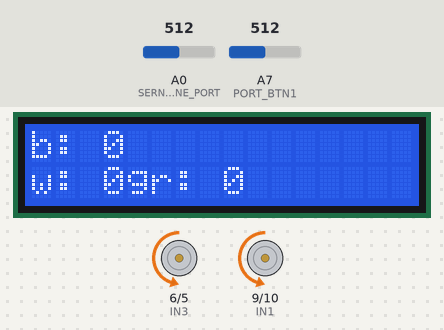
Simulated run of this sketch. Board: Arduino Nano, built with avr-gcc and run on an emulated ATmega328P. Parts: 16×2 character LCD, motor-driver pin pairs drawn as motors (green arrow = first pin HIGH = forward, orange = second pin HIGH = backward, longer = more drive). The test bench sets the inputs (shaded band); at power-on: A0 (SERNSOR_LINE_PORT) = 512, A7 (PORT_BTN1) = 512.

Above: at 5.4 s.
5.5 s: A0 (SERNSOR_LINE_PORT) set to 122
At 6.1 s:
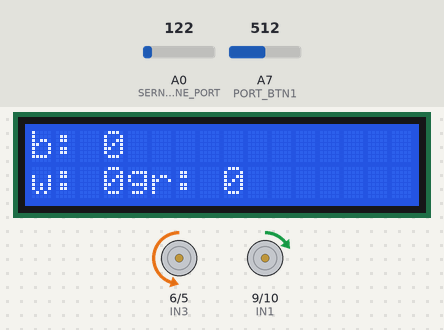
7.0 s: A0 (SERNSOR_LINE_PORT) set to 0
At 8.2 s:
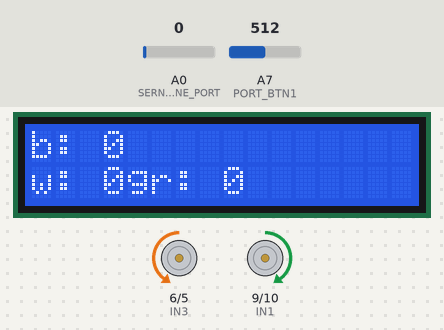
8.5 s: A0 (SERNSOR_LINE_PORT) set to 130
At 9.5 s:
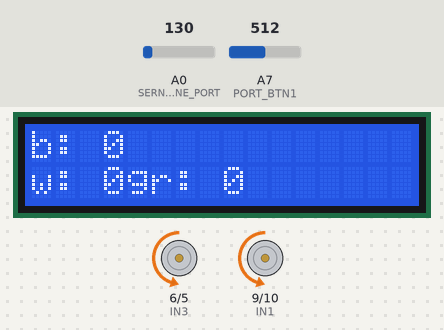
Timing chart, 0 to 11.5 s (numbered marks = the images above; inputs shaded):
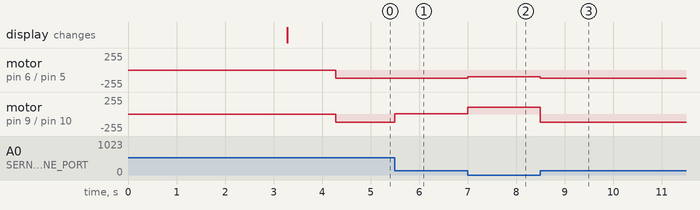

The sketch:

draiver_dvigatelei_chernoi_poloci.ino
```cpp
#include <Wire.h>
#include <LiquidCrystal_I2C.h>
LiquidCrystal_I2C Icd(0x27, 16, 2);

int IN1 = 9;
int IN2 = 10;
int IN3 = 6;
int IN4 = 5;

#define PORT_BTN1 A7
#define SERNSOR_LINE_PORT A0
#define SERNSOR_T_PORT A1

#define BASE_SPEED 100
#define K1 0.8
#define SPEED_MAX 120
int i, gray;
int white, black;

void setup()
{
  Serial.begin(9600);
  Icd.init();
  Icd.backlight();
  Icd.print("Ready");
  delay(100);
  pinMode(SERNSOR_LINE_PORT, 0);
  pinMode(SERNSOR_T_PORT, 0);
  digitalWrite(SERNSOR_LINE_PORT, 1);
  digitalWrite(SERNSOR_T_PORT, 1);
  pinMode(IN1, OUTPUT);
  pinMode(IN2, OUTPUT);
  pinMode(IN3, OUTPUT);
  pinMode(IN4, OUTPUT);
  while (analogRead(PORT_BTN1) > 512)
  {
    white = analogRead(SERNSOR_LINE_PORT);
    delay(200);
    Icd.clear();
    Icd.setCursor(0, 0);
    Icd.print(white);
  }
  delay(2000);
  while (analogRead(PORT_BTN1) > 512)
  {
    black = analogRead(SERNSOR_LINE_PORT);
    delay(200);
    Icd.clear();
    Icd.setCursor(0, 0);
    Icd.print(black);
  }
  delay(1000);
  gray = (white + black) / 2;
  delay(100);
  Icd.clear();
  Icd.setCursor(0, 0);
  Icd.print("b: " + (String)black);
  Icd.setCursor(0, 1);
  Icd.print("w: " + (String)white + "gr: " + (String)gray);
  delay(1000);
}
void go_line()
{
  int e = analogRead(SERNSOR_LINE_PORT) - gray;
  //int u = (K1 * e) + ((e * e * e) * 0.000001);
  int u = K1 * e;

  int _left = BASE_SPEED - u;
  int _right = BASE_SPEED + u;

  int left = constrain(_left, -SPEED_MAX, SPEED_MAX);
  int right = constrain(_right, -SPEED_MAX, SPEED_MAX);

  if (left >= 0)
  {
    analogWrite(IN2, 0);
    analogWrite(IN1, abs(left));
  }
  else
  {
    analogWrite(IN2, abs(left));
    analogWrite(IN1, 0);
  }
  if (right >= 0)
  {
    analogWrite(IN3, 0);
    analogWrite(IN4, abs(right));
  }
  else
  {
    analogWrite(IN3, abs(right));
    analogWrite(IN4, 0);
  }
}
void loop()
{
go_line();
}
```

Measured:
- after the input at 5.5 s, motor on pin 9 (IN1) / pin 10 (IN2): backward 120/255 → forward 3/255 at once
- after the input at 7.0 s, motor on pin 6 (IN3) / pin 5 (IN4): backward 120/255 → backward 100/255 at once; motor on pin 9 (IN1) / pin 10 (IN2): forward 3/255 → forward 100/255 at once
- after the input at 8.5 s, motor on pin 6 (IN3) / pin 5 (IN4): backward 100/255 → backward 120/255 at once; motor on pin 9 (IN1) / pin 10 (IN2): forward 100/255 → backward 120/255 at once
